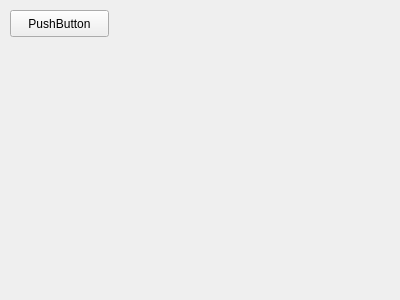
<?xml version="1.0" encoding="UTF-8"?>
<ui version="4.0">
 <class>MainWindow</class>
 <widget class="QMainWindow" name="MainWindow">
  <property name="geometry">
   <rect>
    <x>0</x>
    <y>0</y>
    <width>400</width>
    <height>300</height>
   </rect>
  </property>
  <property name="windowTitle">
   <string>MainWindow</string>
  </property>
  <widget class="QWidget" name="centralWidget">
   <widget class="QPushButton" name="pushButton">
    <property name="geometry">
     <rect>
      <x>10</x>
      <y>10</y>
      <width>99</width>
      <height>27</height>
     </rect>
    </property>
    <property name="text">
     <string>PushButton</string>
    </property>
   </widget>
  </widget>
 </widget>
 <layoutdefault spacing="6" margin="11"/>
 <resources/>
 <connections/>
</ui>
